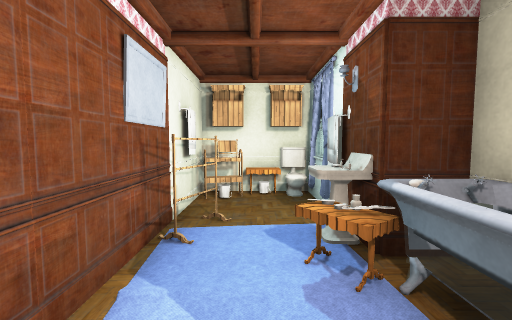
[1] (above)

16 first-person views from a walk through a 3-D level made in the Unity game engine. The camera is 1.5 m above the floor, tilts 4° down and sees 90° across. The floor is counted in squares, 1 m on a side. Each view is taken from the middle of a square. On the plan, view 1 faces up. The plan holds only what a view shows up to about 13 squares ahead; the rest is blank. The place goes on beyond the plan. The player character is not drawn. Door leaves are left out, so doorways stand open. Some surface patterns are stand-ins.

[2]
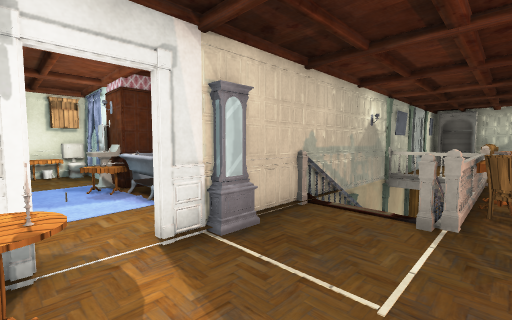

[3]
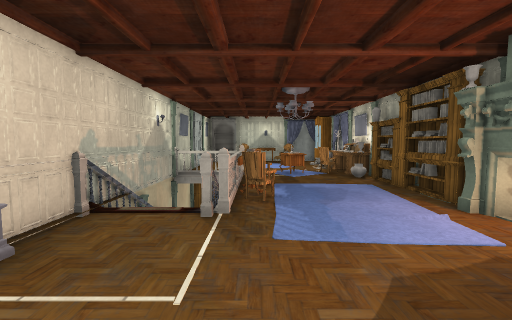

[4]
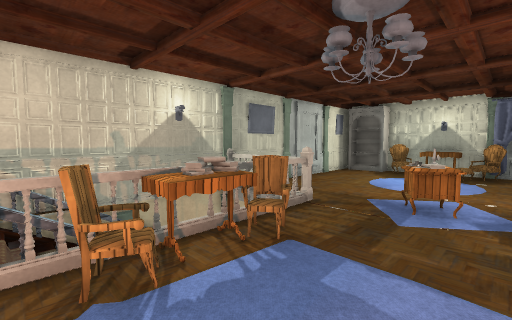

[5]
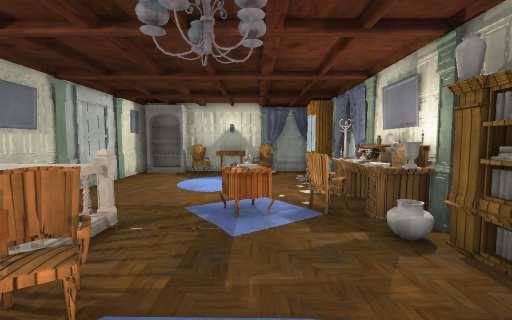

[6]
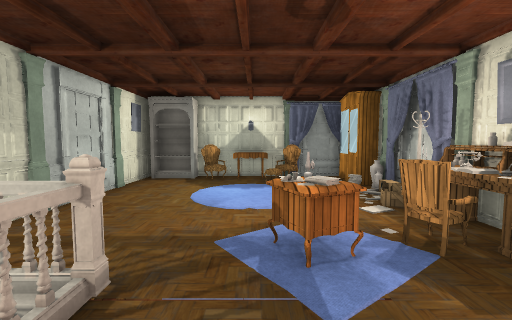

[7]
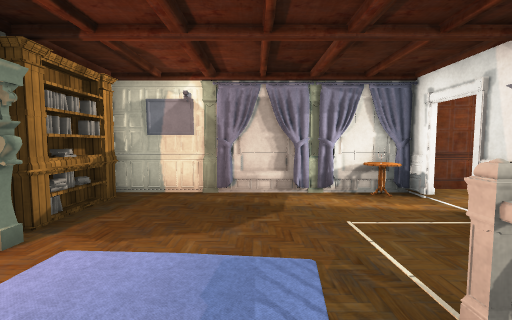

[8]
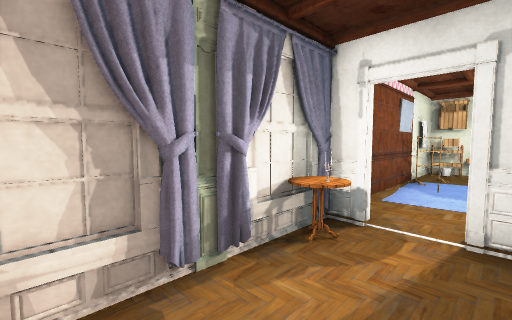

[9]
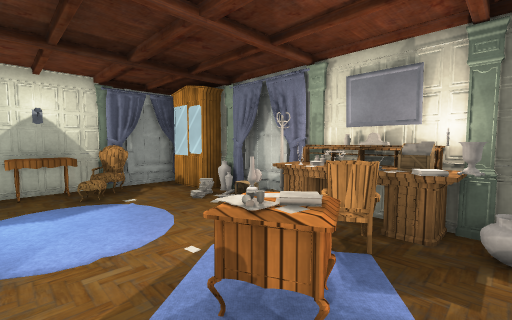

[10]
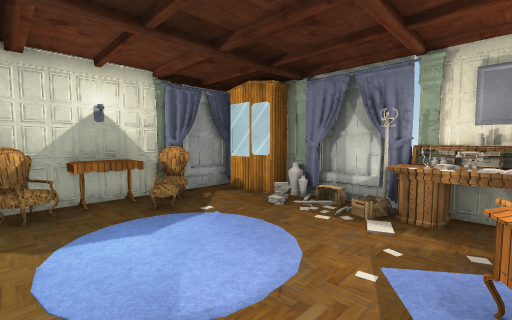

[11]
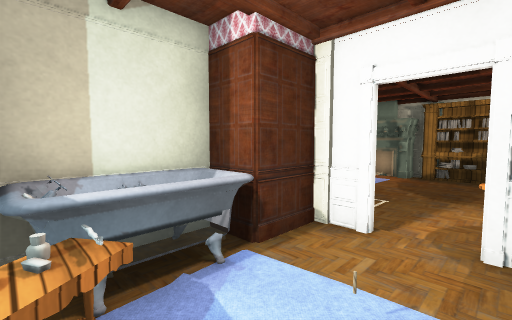

[12]
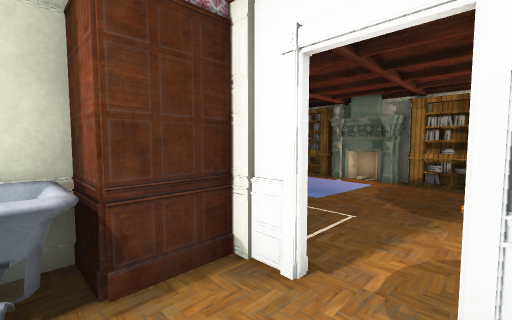

[13]
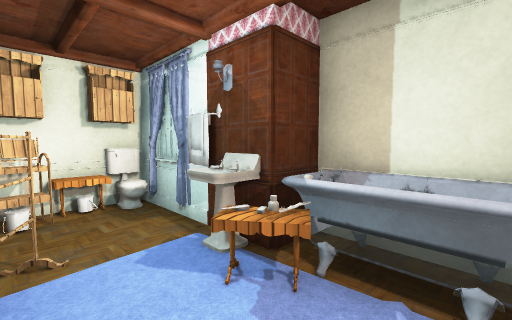

[14]
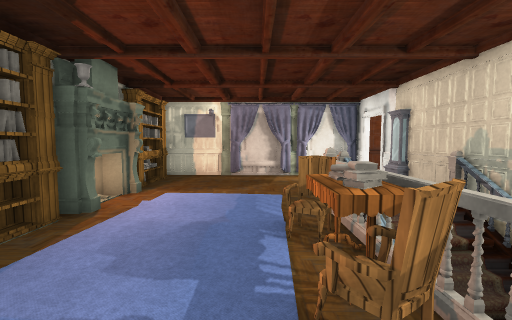

[15]
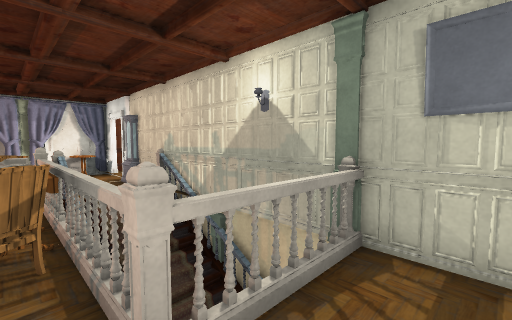

[16]
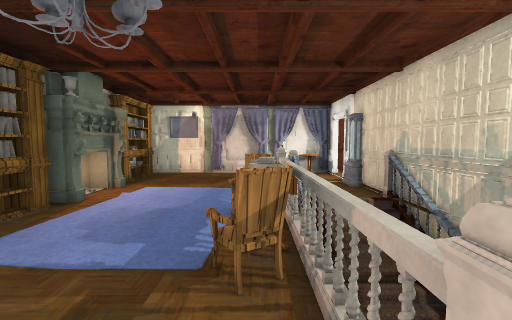

### Floor plan
Key: @ floor where view 1 was taken; # wall or solid block; x gap in a wall; . main floor; - floor 0.25 m lower than the main floor; D open door; = window, fence, low wall or low ledge; v drop or lower ground; T table; C carpet; S sink; B bathtub; L clock; H chair; K books; E bookshelf; A vase; U curtain; P cupboard; O other object.
Columns run from 2 left of view 1 to 19 right of it. Each row starts with its distance up from view 1.
  8 #####
  7 #OTT#
  6 #...#
  5 #O.O#
  4 #C.S#
  3 #.OTB#
  2 #. TB#
  1 #. BB#
  0 #.@.##
 -1 ##D###O#####O ########
 -2 #U..L..==vv O........O
 -3 #O.....-vvv O........O
 -4 #.....OOO#OOO.......H
 -5 #......HHTHH.........#
 -6 #.....  .....KO......T
 -7 #U....  . ...OTO....HH
 -8 #..... .  ....H......#
 -9 #........... KKK..U..#
-10 ##EO#O##EE  AOOOT#APPU
-11                  x

Positions as (right, up) in squares from view 1, and headings:
1: (0, 0), facing up
2: (-1, -5), facing up-right
3: (-1, -5), facing right
4: (5, -8), facing up-right
5: (6, -7), facing right
6: (8, -6), facing right
7: (6, -6), facing left
8: (1, -6), facing up-left
9: (10, -5), facing down-right
10: (12, -4), facing down-right
11: (-1, 3), facing down-right
12: (-1, 1), facing down-right
13: (-1, 1), facing up-right
14: (10, -6), facing left
15: (12, -5), facing up-left
16: (11, -5), facing left
